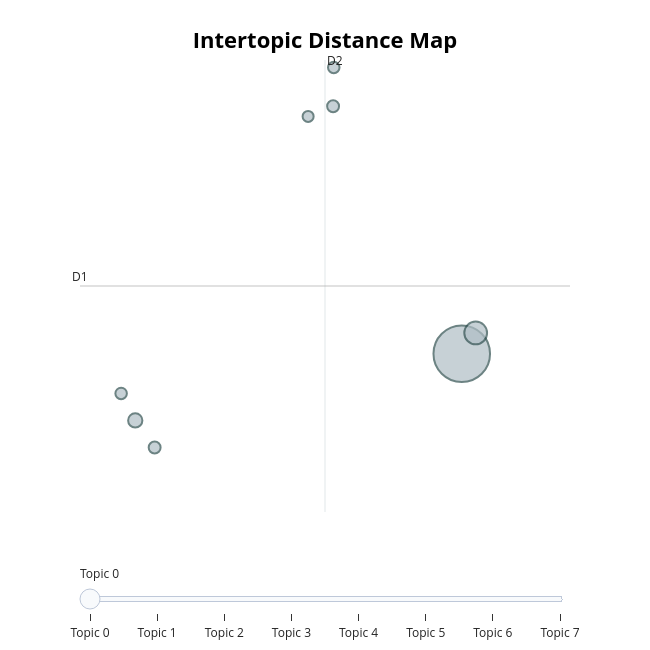

Here is the notebook cell this chart was saved with:
### Code cell
topic.visualize_topics()

### Figure 1 — Plotly figure (JSON) as saved in the notebook; plotly's stock layout.template omitted (floating-point values rounded to 4 significant figures)
{"data": [{"customdata": [[0, " |  |  |  | ", 315], [1, " |  |  |  | ", 51], [2, "investment | anticipate | better | decisions | wisely", 20], [3, "control | careful | without | often | out", 14], [4, "lead | independence | sustainable | by | achieving", 14], [5, "loans | are | before | risks | predatory", 13], [6, "small | future | today | forward | secure", 13], [7, "brings | and | budgets | peace | ignoring", 12]], "hovertemplate": "<b>Topic %{customdata[0]}</b><br>%{customdata[1]}<br>Size: %{customdata[2]}", "legendgroup": "", "marker": {"color": "#B0BEC5", "line": {"color": "DarkSlateGrey", "width": 2}, "size": [315, 51, 20, 14, 14, 13, 13, 12], "sizemode": "area", "sizeref": 0.1969, "symbol": "circle"}, "mode": "markers", "name": "", "orientation": "v", "showlegend": false, "type": "scatter", "x": [13.47, 13.78, 6.317, 10.65, 6.742, 10.67, 6.008, 10.1], "xaxis": "x", "y": [-4.881, -4.579, -5.849, -1.289, -6.243, -0.7265, -5.459, -1.437], "yaxis": "y"}], "layout": {"annotations": [{"showarrow": false, "text": "D1", "x": 5.107, "y": -3.898, "yshift": 10}, {"showarrow": false, "text": "D2", "x": 10.47, "xshift": 10, "y": -0.6175}], "height": 650, "hoverlabel": {"bgcolor": "white", "font": {"family": "Rockwell", "size": 16}}, "legend": {"itemsizing": "constant", "tracegroupgap": 0}, "margin": {"t": 60}, "shapes": [{"line": {"color": "#CFD8DC", "width": 2}, "type": "line", "x0": 10.47, "x1": 10.47, "y0": -7.179, "y1": -0.6175}, {"line": {"color": "#9E9E9E", "width": 2}, "type": "line", "x0": 5.107, "x1": 15.84, "y0": -3.898, "y1": -3.898}], "sliders": [{"active": 0, "pad": {"t": 50}, "steps": [{"args": [{"marker.color": [["red", "#B0BEC5", "#B0BEC5", "#B0BEC5", "#B0BEC5", "#B0BEC5", "#B0BEC5", "#B0BEC5"]]}], "label": "Topic 0", "method": "update"}, {"args": [{"marker.color": [["#B0BEC5", "red", "#B0BEC5", "#B0BEC5", "#B0BEC5", "#B0BEC5", "#B0BEC5", "#B0BEC5"]]}], "label": "Topic 1", "method": "update"}, {"args": [{"marker.color": [["#B0BEC5", "#B0BEC5", "red", "#B0BEC5", "#B0BEC5", "#B0BEC5", "#B0BEC5", "#B0BEC5"]]}], "label": "Topic 2", "method": "update"}, {"args": [{"marker.color": [["#B0BEC5", "#B0BEC5", "#B0BEC5", "red", "#B0BEC5", "#B0BEC5", "#B0BEC5", "#B0BEC5"]]}], "label": "Topic 3", "method": "update"}, {"args": [{"marker.color": [["#B0BEC5", "#B0BEC5", "#B0BEC5", "#B0BEC5", "red", "#B0BEC5", "#B0BEC5", "#B0BEC5"]]}], "label": "Topic 4", "method": "update"}, {"args": [{"marker.color": [["#B0BEC5", "#B0BEC5", "#B0BEC5", "#B0BEC5", "#B0BEC5", "red", "#B0BEC5", "#B0BEC5"]]}], "label": "Topic 5", "method": "update"}, {"args": [{"marker.color": [["#B0BEC5", "#B0BEC5", "#B0BEC5", "#B0BEC5", "#B0BEC5", "#B0BEC5", "red", "#B0BEC5"]]}], "label": "Topic 6", "method": "update"}, {"args": [{"marker.color": [["#B0BEC5", "#B0BEC5", "#B0BEC5", "#B0BEC5", "#B0BEC5", "#B0BEC5", "#B0BEC5", "red"]]}], "label": "Topic 7", "method": "update"}]}], "title": {"font": {"color": "Black", "size": 22}, "text": "<b>Intertopic Distance Map</b>", "x": 0.5, "xanchor": "center", "y": 0.95, "yanchor": "top"}, "width": 650, "xaxis": {"anchor": "y", "domain": [0, 1], "range": [5.107, 15.84], "title": {"text": ""}, "visible": false}, "yaxis": {"anchor": "x", "domain": [0, 1], "range": [-7.179, -0.6175], "title": {"text": ""}, "visible": false}}}
